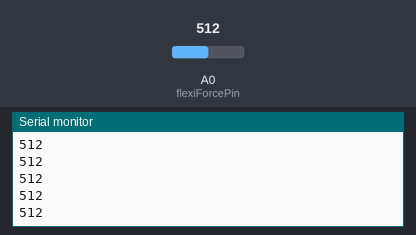
A sketch run on a simulated Arduino Uno, built with avr-gcc and run on an emulated ATmega328P. On the bench: the last lines printed to the serial monitor. The test bench sets the inputs (shaded band); at power-on: A0 (flexiForcePin) = 512.

Above: at 1.2 s.
1.3 s: A0 (flexiForcePin) set to 716
At 1.68 s:
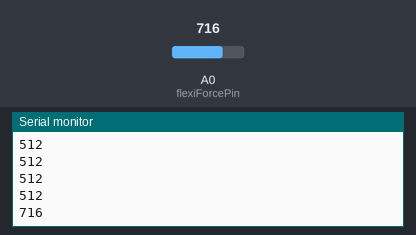
2.8 s: A0 (flexiForcePin) set to 900
At 2.93 s:
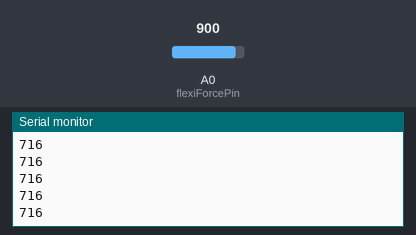
Timing chart, 0 to 5.8 s (numbered marks = the images above; inputs shaded):
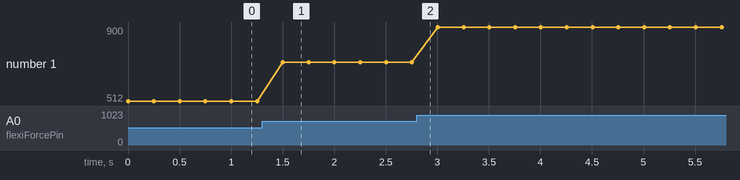

The sketch:

_21.10_Flexiforce.ino
```cpp
//From the bildr article http://bildr.org/2012/11/flexiforce-arduino/

int flexiForcePin = A0; //analog pin 0

void setup(){
Serial.begin(9600);
}

void loop(){
int flexiForceReading = analogRead(flexiForcePin);

Serial.println(flexiForceReading);
delay(250); //just here to slow down the output for easier reading
}
```

Measured:
- after the input at 1.3 s, the serial monitor: prints a new line after 0.20 s (image 1)
- plotted number 1: 512 → 716 after the input at 1.3 s, 716 → 900 after the input at 2.8 s
